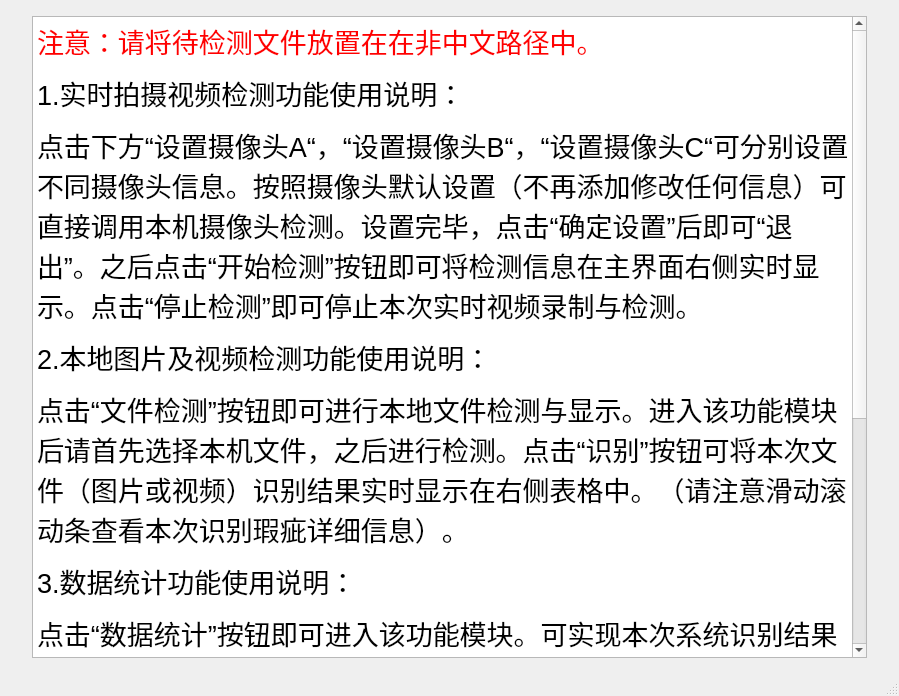
<?xml version="1.0" encoding="UTF-8"?>
<ui version="4.0">
 <class>help</class>
 <widget class="QMainWindow" name="help">
  <property name="geometry">
   <rect>
    <x>0</x>
    <y>0</y>
    <width>899</width>
    <height>696</height>
   </rect>
  </property>
  <property name="windowTitle">
   <string>用户手册</string>
  </property>
  <property name="windowIcon">
   <iconset>
    <normaloff>Icons/help.png</normaloff>Icons/help.png</iconset>
  </property>
  <widget class="QWidget" name="centralwidget">
   <layout class="QVBoxLayout" name="verticalLayout">
    <property name="leftMargin">
     <number>32</number>
    </property>
    <property name="topMargin">
     <number>16</number>
    </property>
    <property name="rightMargin">
     <number>32</number>
    </property>
    <property name="bottomMargin">
     <number>16</number>
    </property>
    <item>
     <widget class="QTextBrowser" name="textBrowser">
      <property name="html">
       <string>&lt;!DOCTYPE HTML PUBLIC &quot;-//W3C//DTD HTML 4.0//EN&quot; &quot;http://www.w3.org/TR/REC-html40/strict.dtd&quot;&gt;
&lt;html&gt;&lt;head&gt;&lt;meta name=&quot;qrichtext&quot; content=&quot;1&quot; /&gt;&lt;style type=&quot;text/css&quot;&gt;
p, li { white-space: pre-wrap; }
&lt;/style&gt;&lt;/head&gt;&lt;body style=&quot; font-family:'SimSun'; font-size:9pt; font-weight:400; font-style:normal;&quot;&gt;
&lt;p style=&quot; margin-top:12px; margin-bottom:12px; margin-left:0px; margin-right:0px; -qt-block-indent:0; text-indent:0px;&quot;&gt;&lt;span style=&quot; font-size:20pt; color:#ff0000;&quot;&gt;注意：请将待检测文件放置在在非中文路径中。&lt;/span&gt;&lt;span style=&quot; font-size:20pt;&quot;&gt; &lt;/span&gt;&lt;/p&gt;
&lt;p style=&quot; margin-top:12px; margin-bottom:12px; margin-left:0px; margin-right:0px; -qt-block-indent:0; text-indent:0px;&quot;&gt;&lt;span style=&quot; font-size:20pt;&quot;&gt;1.实时拍摄视频检测功能使用说明： &lt;/span&gt;&lt;/p&gt;
&lt;p style=&quot; margin-top:12px; margin-bottom:12px; margin-left:0px; margin-right:0px; -qt-block-indent:0; text-indent:0px;&quot;&gt;&lt;span style=&quot; font-size:20pt;&quot;&gt;点击下方“设置摄像头A“，“设置摄像头B“，“设置摄像头C“可分别设置不同摄像头信息。按照摄像头默认设置（不再添加修改任何信息）可直接调用本机摄像头检测。设置完毕，点击“确定设置”后即可“退出”。之后点击“开始检测”按钮即可将检测信息在主界面右侧实时显示。点击“停止检测”即可停止本次实时视频录制与检测。 &lt;/span&gt;&lt;/p&gt;
&lt;p style=&quot; margin-top:12px; margin-bottom:12px; margin-left:0px; margin-right:0px; -qt-block-indent:0; text-indent:0px;&quot;&gt;&lt;span style=&quot; font-size:20pt;&quot;&gt;2.本地图片及视频检测功能使用说明： &lt;/span&gt;&lt;/p&gt;
&lt;p style=&quot; margin-top:12px; margin-bottom:12px; margin-left:0px; margin-right:0px; -qt-block-indent:0; text-indent:0px;&quot;&gt;&lt;span style=&quot; font-size:20pt;&quot;&gt;点击“文件检测”按钮即可进行本地文件检测与显示。进入该功能模块后请首先选择本机文件，之后进行检测。点击“识别”按钮可将本次文件（图片或视频）识别结果实时显示在右侧表格中。（请注意滑动滚动条查看本次识别瑕疵详细信息）。 &lt;/span&gt;&lt;/p&gt;
&lt;p style=&quot; margin-top:12px; margin-bottom:12px; margin-left:0px; margin-right:0px; -qt-block-indent:0; text-indent:0px;&quot;&gt;&lt;span style=&quot; font-size:20pt;&quot;&gt;3.数据统计功能使用说明： &lt;/span&gt;&lt;/p&gt;
&lt;p style=&quot; margin-top:12px; margin-bottom:12px; margin-left:0px; margin-right:0px; -qt-block-indent:0; text-indent:0px;&quot;&gt;&lt;span style=&quot; font-size:20pt;&quot;&gt;点击“数据统计”按钮即可进入该功能模块。可实现本次系统识别结果实时统计与全部信息EXCEL下载。进入功能模块后点击“开始统计”可将瑕疵统计信息显示在左侧表格中，点击“存储详细报表”即可下载EXCEL表格查看各种瑕疵详细信息。 &lt;/span&gt;&lt;/p&gt;
&lt;p style=&quot; margin-top:12px; margin-bottom:12px; margin-left:0px; margin-right:0px; -qt-block-indent:0; text-indent:0px;&quot;&gt;&lt;span style=&quot; font-size:20pt;&quot;&gt;4.参数设置使用说明：&lt;br /&gt;点击“参数设置”按钮进入设置界面，即可设置系统对视频及图片的长度，宽度要求。只有所识别图片或视频大于设置中的长和宽，系统才可检测。视频流速设置视频的播放及检测速度。系统默认采用yolo模型，可不用修改。后期有待选择其他模型进一步提高系统识别准确率。设置完毕，点击“确定设置”后即可“退出”。 &lt;/span&gt;&lt;/p&gt;&lt;/body&gt;&lt;/html&gt;</string>
      </property>
     </widget>
    </item>
   </layout>
  </widget>
  <widget class="QStatusBar" name="statusbar"/>
 </widget>
 <resources/>
 <connections/>
</ui>
